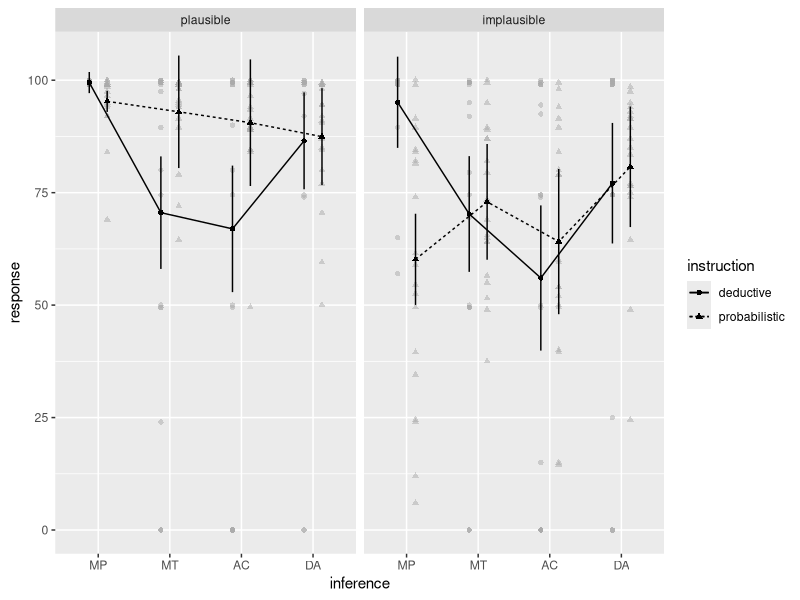
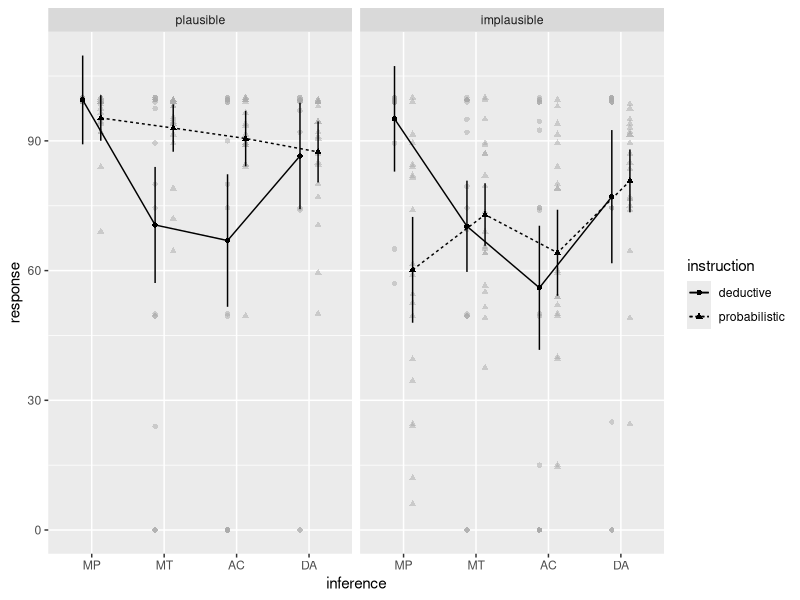
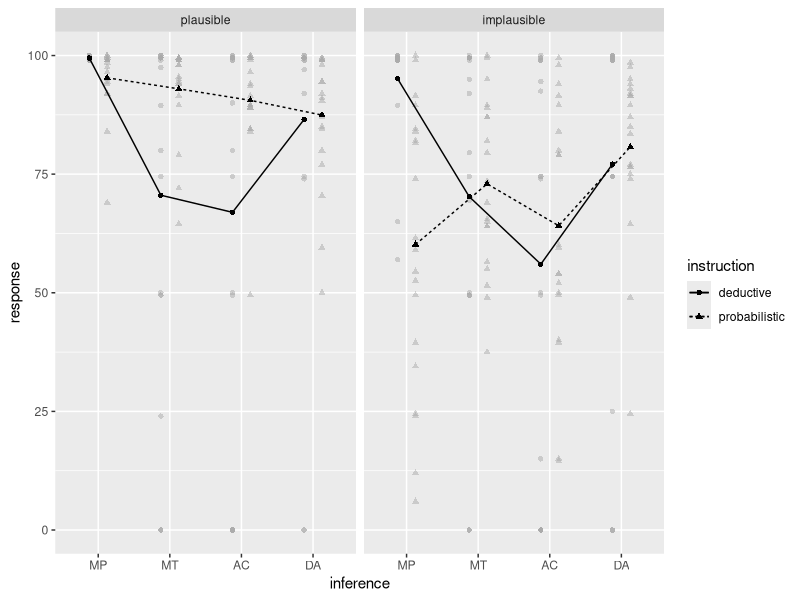
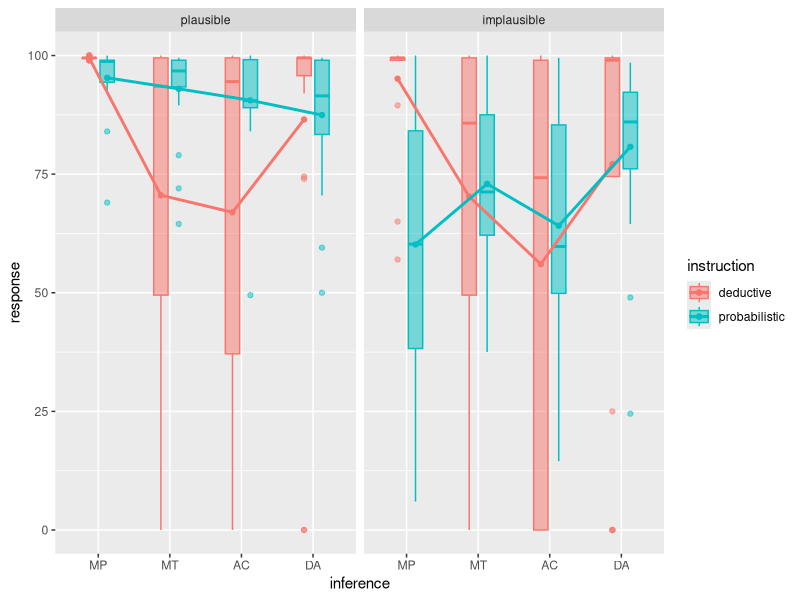
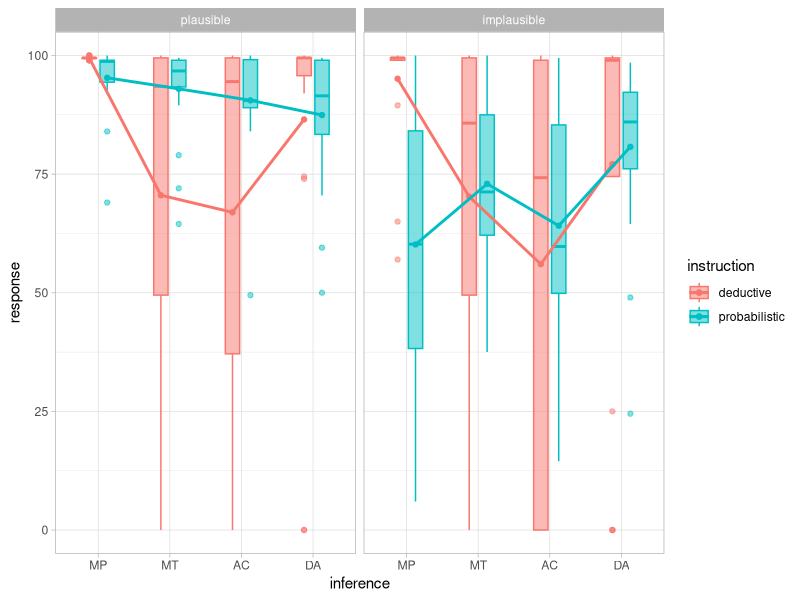
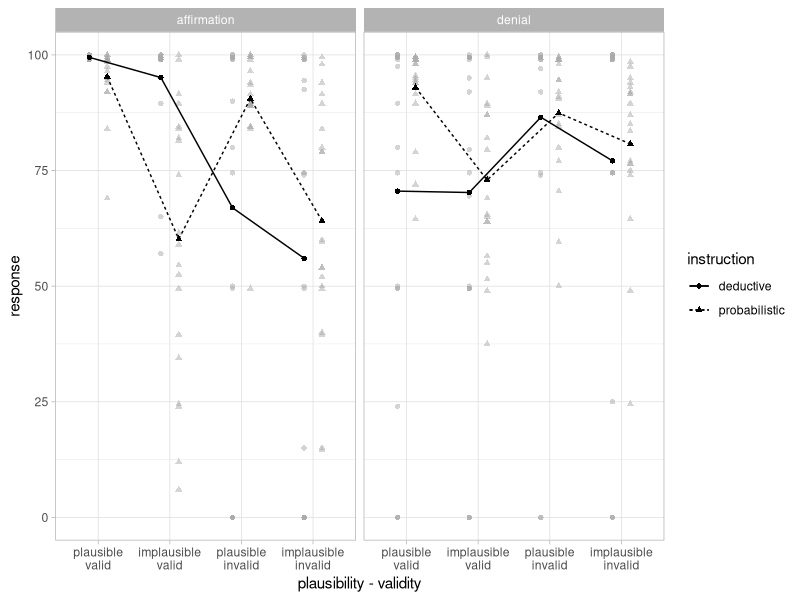

These figures' R source, in order:
## ----set-options, echo=FALSE, cache=FALSE-----------------------------------------------
options(width = 90)
knitr::opts_chunk$set(dpi=72)

## ----message=FALSE, warning=FALSE-------------------------------------------------------
library("afex")     # needed for ANOVA functions.
library("emmeans")  # emmeans must now be loaded explicitly for follow-up tests.
library("multcomp") # for advanced control for multiple testing/Type 1 errors.
library("ggplot2")  # for customizing plots.
afex_options(emmeans_model = "multivariate") # use multivariate model for all follow-up tests.

## ---------------------------------------------------------------------------------------
data(sk2011.1)
str(sk2011.1)


## ---------------------------------------------------------------------------------------
with(sk2011.1, table(inference, id, plausibility))

## ---------------------------------------------------------------------------------------
a1 <- aov_ez("id", "response", sk2011.1, between = "instruction", 
       within = c("inference", "plausibility"))
a1 # the default print method prints a data.frame produced by nice 

## ---- eval=FALSE------------------------------------------------------------------------
#  aov_car(response ~ instruction + Error(id/inference*plausibility), sk2011.1)
#  aov_4(response ~ instruction + (inference*plausibility|id), sk2011.1)

## ---- results='asis'--------------------------------------------------------------------
knitr::kable(nice(a1))

## ---- results='asis'--------------------------------------------------------------------
print(xtable::xtable(anova(a1), digits = c(rep(2, 5), 3, 4)), type = "html")

## ---------------------------------------------------------------------------------------
m1 <- emmeans(a1, ~ inference)
m1

## ---------------------------------------------------------------------------------------
pairs(m1)

## ---------------------------------------------------------------------------------------
summary(as.glht(pairs(m1)), test=adjusted("free"))

## ---------------------------------------------------------------------------------------
m2 <- emmeans(a1, "inference", by = "instruction")
## equal: emmeans(a1, ~ inference|instruction)
m2

## ---------------------------------------------------------------------------------------
pairs(m2)

## ---------------------------------------------------------------------------------------
m3 <- emmeans(a1, c("inference", "instruction"))
## equal: emmeans(a1, ~inference*instruction)
m3
pairs(m3)


## ---------------------------------------------------------------------------------------
c1 <- list(
  v_i.ded = c(0.5, 0.5, -0.5, -0.5, 0, 0, 0, 0),
  v_i.prob = c(0, 0, 0, 0, 0.5, 0.5, -0.5, -0.5)
  )

contrast(m3, c1, adjust = "holm")
summary(as.glht(contrast(m3, c1)), test = adjusted("free"))

## ----fig.width=7.5, fig.height=4--------------------------------------------------------
afex_plot(a1, x = "inference", trace = "instruction", panel = "plausibility")

## ----fig.width=7.5, fig.height=4--------------------------------------------------------
afex_plot(a1, x = "inference", trace = "instruction", panel = "plausibility", 
          error = "within")

## ----fig.width=7.5, fig.height=4--------------------------------------------------------
afex_plot(a1, x = "inference", trace = "instruction", panel = "plausibility", 
          error = "none")

## ----fig.width=7.5, fig.height=4--------------------------------------------------------
p1 <- afex_plot(a1, x = "inference", trace = "instruction", 
                panel = "plausibility", error = "none", 
                mapping = c("color", "fill"), 
                data_geom = geom_boxplot, data_arg = list(width = 0.4), 
                point_arg = list(size = 1.5), line_arg = list(size = 1))
p1

## ----fig.width=7.5, fig.height=4--------------------------------------------------------
p1 + theme_light()

## ---------------------------------------------------------------------------------------
theme_set(theme_light())

## ---------------------------------------------------------------------------------------
a2 <- aov_ez("id", "response", sk2011.1, between = "instruction", 
       within = c("validity", "plausibility", "what"))
a2

## ----fig.width=7.5, fig.height=4--------------------------------------------------------
afex_plot(a2, x = c("plausibility", "validity"), 
          trace = "instruction", panel = "what", 
          error = "none")

## ---------------------------------------------------------------------------------------
(m4 <- emmeans(a2, ~instruction+plausibility+validity|what))
c2 <- list(
  diff_1 = c(1, -1, 0, 0, 0, 0, 0, 0),
  diff_2 = c(0, 0, 1, -1, 0, 0, 0, 0),
  diff_3 = c(0, 0, 0, 0,  1, -1, 0, 0),
  diff_4 = c(0, 0, 0, 0,  0, 0, 1, -1),
  val_ded  = c(0.5, 0, 0.5, 0, -0.5, 0, -0.5, 0),
  val_prob = c(0, 0.5, 0, 0.5, 0, -0.5, 0, -0.5),
  plau_ded   = c(0.5, 0, -0.5, 0, -0.5, 0, 0.5, 0),
  plau_prob  = c(0, 0.5, 0, -0.5, 0, 0.5, 0, -0.5)
  )
contrast(m4, c2, adjust = "holm")

## ---------------------------------------------------------------------------------------
summary(as.glht(contrast(m4, c2)), test = adjusted("free"))
